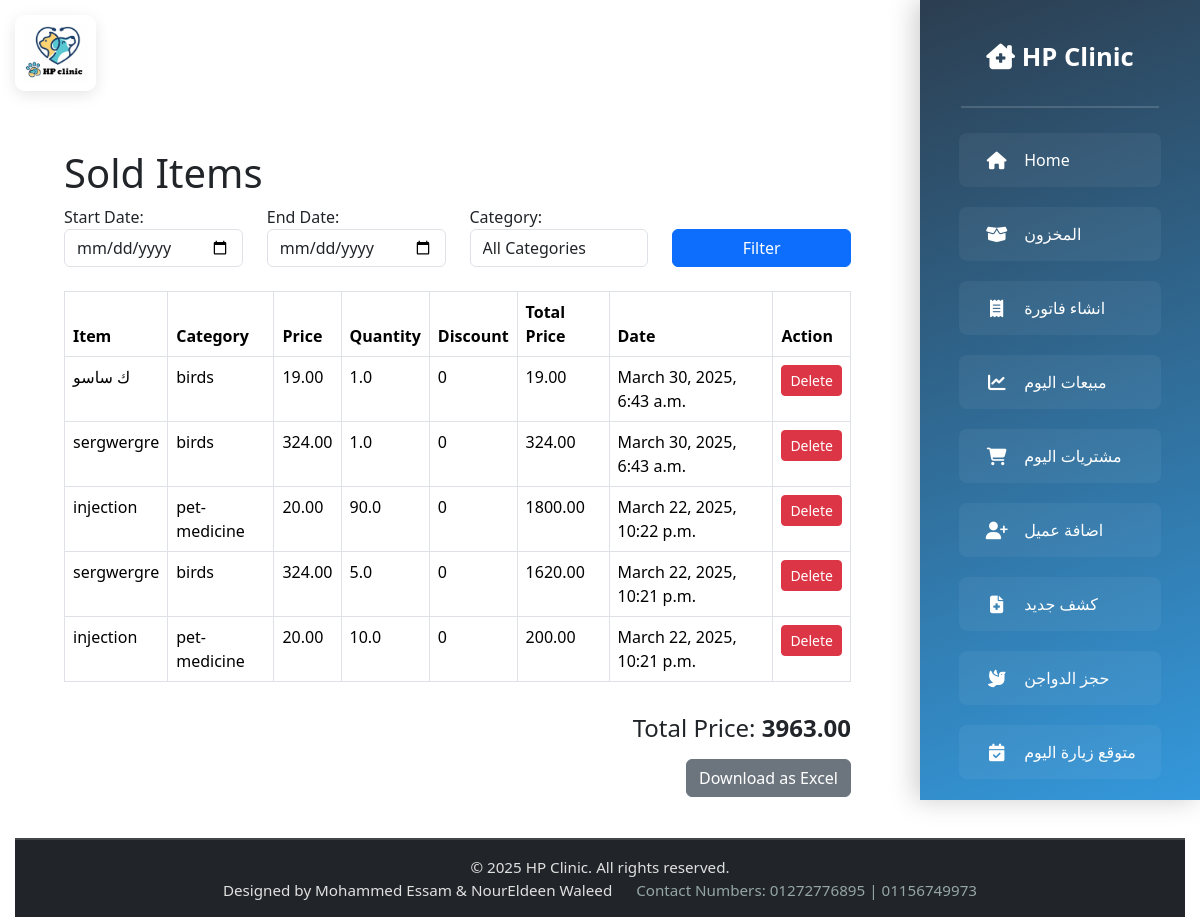
/sold-items/ (signed in), run on an earlier commit of the app's database.
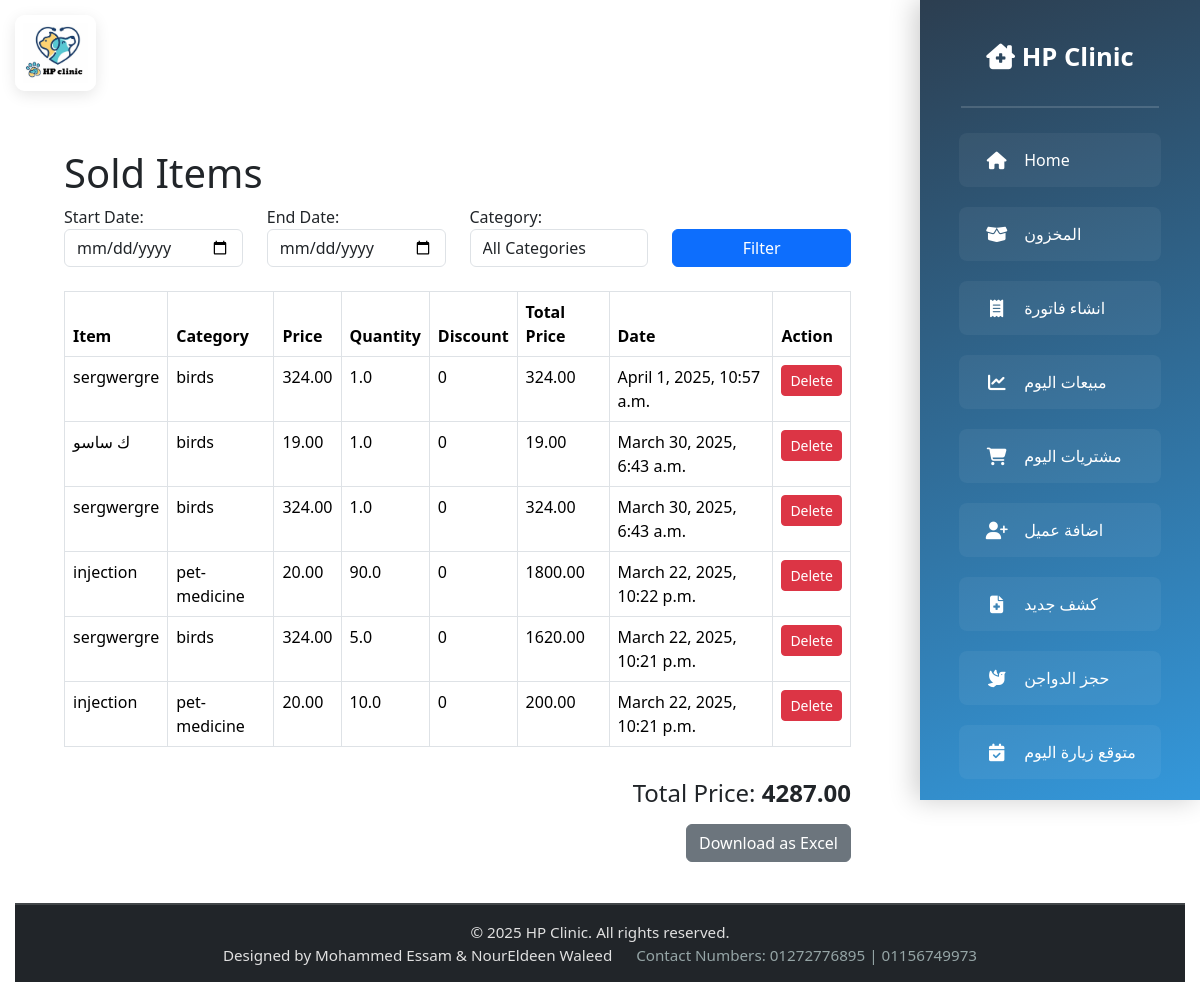
And on a later commit of the database.
### invoice/models.py (models this page shows, shortened)
class Invoice(models.Model):
    category = models.CharField(max_length=100)
    item = models.ForeignKey(Item, on_delete=models.SET_NULL, null=True)
    price = models.DecimalField(max_digits=10, decimal_places=2, default=0.00)
    quantity = models.FloatField(default=1)  # Changed to FloatField
    discount = models.IntegerField(default=0)
    total_price = models.DecimalField(max_digits=10, decimal_places=2, default=0.00)
    date = models.DateTimeField(auto_now_add=True)
    exp = models.DateField()

### prices/models.py (models this page shows, shortened)
class Item(models.Model):
    name = models.CharField(max_length=100)
    category = models.ForeignKey(Category, on_delete=models.CASCADE)
    price = models.IntegerField()
    quantity = models.FloatField()  # Changed to FloatField
    exp = models.DateField(default=datetime.date.today, null=True, blank=True)
    is_deleted = models.BooleanField(default=False)

### vetlogin/views.py (the view)
    def wrapper(request, *args, **kwargs):
        if request.user.username not in ALLOWED_USERS:
            return HttpResponseForbidden("You are not authorized to access this page.")
        return view_func(request, *args, **kwargs)

### vetlogin/views.py (called while the page is built)
def user_restricted(view_func):
    def wrapper(request, *args, **kwargs):
        if request.user.username not in ALLOWED_USERS:
            return HttpResponseForbidden("You are not authorized to access this page.")
        return view_func(request, *args, **kwargs)
    return wrapper

### templates/solditemspage/sold_items.html (shortened to what this page needs)
{% extends 'base.html' %}
{% block content %}
<div class="container">
    <h1>Sold Items</h1>
    <form method="get">
        <div class="row mb-3">
            <div class="col-12 col-md-3 mb-2">
                <label for="start_date">Start Date:</label>
                <input type="date" name="start_date" id="start_date" value="{{ start_date }}" class="form-control">
            </div>
            <div class="col-12 col-md-3 mb-2">
                <label for="end_date">End Date:</label>
                <input type="date" name="end_date" id="end_date" value="{{ end_date }}" class="form-control">
            </div>
            <div class="col-12 col-md-3 mb-2">
                <label for="category">Category:</label>
                <select name="category" id="category" class="form-control">
                    <option value="">All Categories</option>
                </select>
            </div>
            <div class="col-12 col-md-3 d-flex align-items-end mb-2">
                <button type="submit" class="btn btn-primary w-100">Filter</button>
            </div>
        </div>
    </form>
    <div class="table-responsive">
        <table class="table table-bordered">
            <thead>
                <tr>
                    <th>Item</th>
                    <th>Category</th>
                    <th>Price</th>
                    <th>Quantity</th>
                    <th>Discount</th>
                    <th>Total Price</th>
                    <th>Date</th>
                    <th>Action</th>
                </tr>
            </thead>
            <tbody>
                {% for invoice in invoices %}
                    <tr>
                        <td data-label="Item">
                            {% if invoice.item %}
                                {{ invoice.item.name }}
                            {% else %}
                                Deleted Item
                            {% endif %}
                        </td>
                        <td data-label="Category">{{ invoice.category }}</td>
                        <td data-label="Price">{{ invoice.price }}</td>
                        <td data-label="Quantity">{{ invoice.quantity }}</td>
                        <td data-label="Discount">{{ invoice.discount }}</td>
                        <td data-label="Total Price">{{ invoice.total_price }}</td>
                        <td data-label="Date">{{ invoice.date }}</td>
                        <td data-label="Action">
                            <form action="{% url 'delete_invoice' invoice.id %}" method="post">
                                <button type="submit" class="btn btn-danger btn-sm">Delete</button>
                            </form>
                        </td>
                    </tr>
                {% empty %}
                    <tr>
                        <td colspan="8" class="text-center">No invoices found.</td>
                    </tr>
                {% endfor %}
            </tbody>
        </table>
    </div>
    <div class="row mt-3">
        <div class="col-12 col-md-6 offset-md-6 text-md-end">
            <h4 class="mb-3">Total Price: <strong>{{ total_price|floatformat:2 }}</strong></h4>
        </div>
    </div>
    <div class="text-center text-md-end mb-3">
        <a href="{% url 'download_sold_items_excel' %}?start_date={{ start_date }}&end_date={{ end_date }}&category={{ category_id }}"
           class="btn btn-secondary">
            Download as Excel
        </a>
    </div>
</div>
{% endblock %}

What changed in the data, as far as the page shows it:
added Invoice: item.name "sergwergre", category "birds", price "324.00", quantity "1.0", discount "0", total_price "324.00", date "April 1, 2025, 10:57 a.m."
Also different on the page:
{{ total_price|floatformat:2 }}: "3963.00" → "4287.00"
